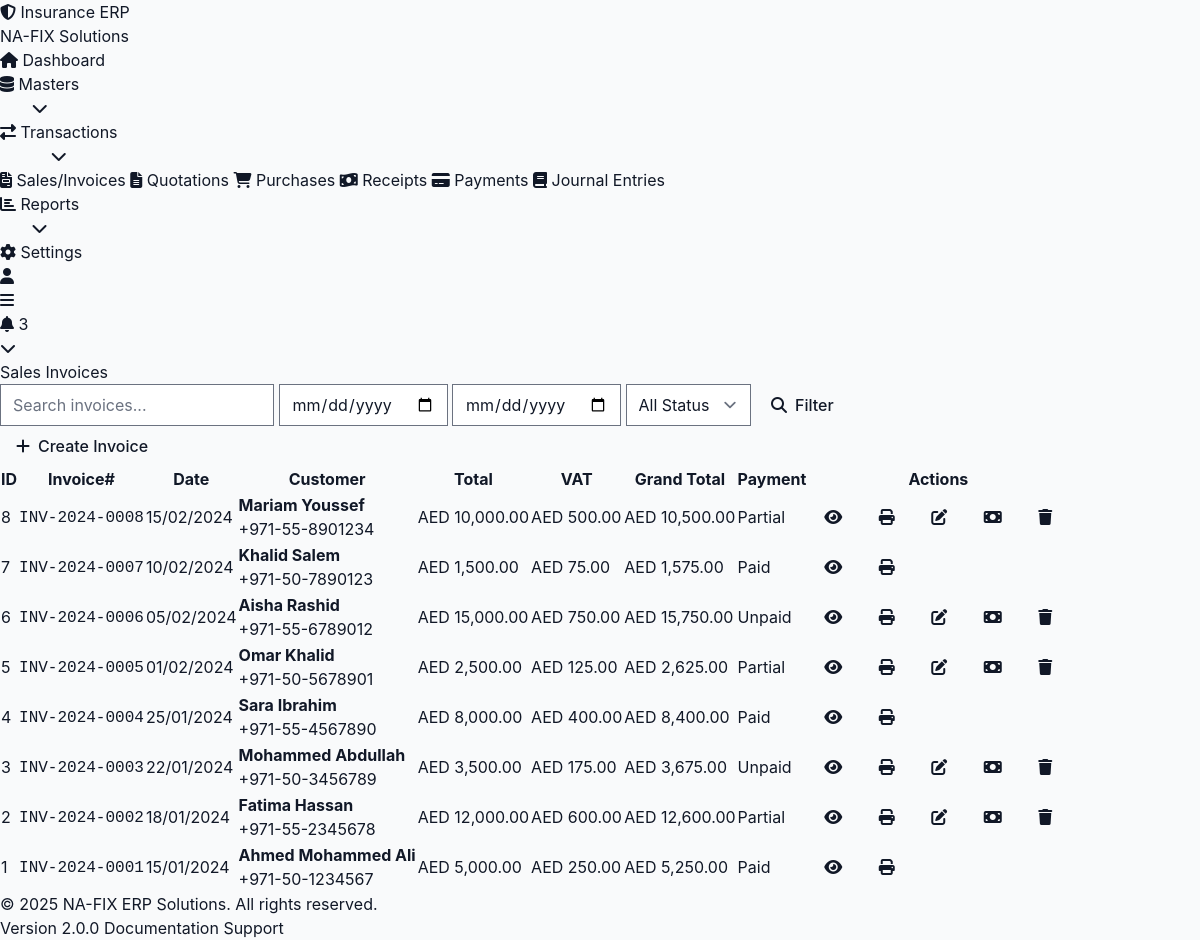
Page /index.php/sales on the committed database.
### tables this page shows
CREATE TABLE IF NOT EXISTS `invoice` (
  `invoice_id` int(11) NOT NULL AUTO_INCREMENT,
  `invoice` varchar(100) NOT NULL,
  `customer_id` int(11) NOT NULL,
  `date` date NOT NULL,
  `total` decimal(15,2) NOT NULL,
  `vat` decimal(15,2) DEFAULT 0.00,
  `grand_total` decimal(15,2) NOT NULL,
  `payment_status` enum('unpaid','partial','paid') DEFAULT 'unpaid',
  `broker_id` int(11) DEFAULT NULL,
  `agent_id` int(11) DEFAULT NULL,
  `sales_by` int(11) DEFAULT NULL,
  `created_at` timestamp DEFAULT CURRENT_TIMESTAMP,
  PRIMARY KEY (`invoice_id`),
  UNIQUE KEY `invoice` (`invoice`),
  KEY `customer_id` (`customer_id`),
  KEY `date` (`date`)
);

CREATE TABLE IF NOT EXISTS `customer_information` (
  `customer_id` int(11) NOT NULL AUTO_INCREMENT,
  `customer_name` varchar(255) NOT NULL,
  `customer_mobile` varchar(20) NOT NULL,
  `customer_email` varchar(100) DEFAULT NULL,
  `customer_address_1` text,
  `customer_address_2` text,
  `city` varchar(100) DEFAULT NULL,
  `state` varchar(100) DEFAULT NULL,
  `zip` varchar(20) DEFAULT NULL,
  `country` varchar(100) DEFAULT NULL,
  `contact` varchar(100) DEFAULT NULL,
  `credit_limit` decimal(15,2) DEFAULT 0.00,
  `status` tinyint(1) DEFAULT 1,
  PRIMARY KEY (`customer_id`),
  KEY `customer_mobile` (`customer_mobile`)
);

### application/controllers/Sales.php (called while the page is built, shortened)
<?php
class Sales extends CI_Controller {
    public function __construct() {
        $this->load->model('Invoice_model');
        $this->load->model('Customer_model');
        $this->load->model('Product_model');
    }
    public function index() {
        $per_page = 25;
        $page = $this->input->get('page') ?? 1;
        $search = $this->input->get('search') ?? '';
        $payment_status = $this->input->get('payment_status') ?? '';
        $from_date = $this->input->get('from_date') ?? '';
        $to_date = $this->input->get('to_date') ?? '';
        $filters = [
            'payment_status' => $payment_status,
            'from_date' => $from_date,
            'to_date' => $to_date
        ];
        $result = $this->Invoice_model->get_paginated($per_page, $page, $search, $filters);
        $data = [
            'page_title' => 'Sales Invoices',
            'active_menu' => 'sales',
            'main_content' => 'sales/index',
            'invoices' => $result->data,
            'pagination' => $result,
            'search' => $search,
            'payment_status' => $payment_status,
            'from_date' => $from_date,
            'to_date' => $to_date
        ];
        $this->load->view('templates/modern_layout', $data);
    }
}

### index.php (called while the page is built, shortened)
<?php
require_once BASEPATH.'core/CodeIgniter.php';

### application/models/Invoice_model.php (called while the page is built, shortened)
<?php
class Invoice_model extends MY_Model {
    protected $table = 'invoice';
    public function get_paginated($per_page = 25, $page = 1, $search = '', $filters = []) {
        $offset = ($page - 1) * $per_page;
        $this->db->select('i.*, c.customer_name, c.customer_mobile');
        $this->db->from($this->table . ' i');
        $this->db->join('customer_information c', 'i.customer_id = c.customer_id', 'left');
        $total = $this->db->count_all_results('', false);
        $this->db->limit($per_page, $offset);
        $this->db->order_by('i.date', 'DESC');
        $data = $this->db->get()->result();
        return (object) [
            'data' => $data,
            'total' => $total,
            'per_page' => $per_page,
            'current_page' => $page,
            'total_pages' => ceil($total / $per_page)
        ];
    }
}

### application/views/sales/index.php (the view, shortened to what this page needs)
<div class="flex flex-col md:flex-row justify-between items-start md:items-center gap-4 mb-6">
    <div class="flex gap-4 w-full md:w-auto">
        <form method="get" action="<?php echo base_url('sales'); ?>" class="flex gap-2 flex-wrap">
            <input type="text"
                   name="search"
                   value="<?php echo htmlspecialchars($search); ?>"
                   placeholder="Search invoices..."
                   class="px-4 py-2 border border-gray-300 rounded-lg focus:ring-2 focus:ring-primary-500">
            <input type="date"
                   name="from_date"
                   value="<?php echo $from_date; ?>"
                   class="px-4 py-2 border border-gray-300 rounded-lg">
            <input type="date"
                   name="to_date"
                   value="<?php echo $to_date; ?>"
                   class="px-4 py-2 border border-gray-300 rounded-lg">
            <select name="payment_status" class="px-4 py-2 border border-gray-300 rounded-lg">
                <option value="">All Status</option>
            </select>
            <button type="submit" class="btn btn-secondary">
                <i class="fas fa-search"></i> Filter
            </button>
        </form>
    </div>
    <div class="flex gap-2">
        <a href="<?php echo base_url('sales/add'); ?>" class="btn btn-primary">
            <i class="fas fa-plus"></i> Create Invoice
        </a>
    </div>
</div>
<div class="overflow-x-auto">
        <?php if (empty($invoices)): ?>
            <tr>
                <td colspan="9" class="text-center py-8 text-gray-500">
                    <i class="fas fa-file-invoice text-4xl mb-2"></i>
                    <p>No invoices found</p>
                    <?php if ($search || $payment_status): ?>
                        <a href="<?php echo base_url('sales'); ?>" class="text-primary-600 hover:underline">View all invoices</a>
                    <?php endif; ?>
                </td>
            </tr>
        <?php else: ?>
            <?php foreach ($invoices as $inv): ?>
                <tr>
                    <td><?php echo $inv->invoice_id; ?></td>
                    <td>
                        <code class="text-sm font-semibold bg-gray-100 px-2 py-1 rounded">
                            <?php echo htmlspecialchars($inv->invoice); ?>
                        </code>
                    </td>
                    <td><?php echo format_date($inv->date); ?></td>
                    <td>
                        <strong><?php echo htmlspecialchars($inv->customer_name ?? 'N/A'); ?></strong>
                        <br>
                        <span class="text-sm text-gray-600"><?php echo htmlspecialchars($inv->customer_mobile ?? ''); ?></span>
                    </td>
                    <td><?php echo format_currency($inv->total); ?></td>
                    <td><?php echo format_currency($inv->vat); ?></td>
                    <td class="font-semibold text-lg"><?php echo format_currency($inv->grand_total); ?></td>
                    <td>
                        <?php
                        $status = $inv->payment_status ?? 'unpaid';
                        if ($status == 'paid') {
                            echo '<span class="badge badge-success">Paid</span>';
                        } elseif ($status == 'partial') {
                            echo '<span class="badge badge-warning">Partial</span>';
                        } else {
                            echo '<span class="badge badge-danger">Unpaid</span>';
                        }
                        ?>
                    </td>
                    <td>
                        <div class="flex gap-2">
                            <a href="<?php echo base_url('sales/view/' . $inv->invoice_id); ?>"
                               class="btn btn-sm btn-info" title="View">
                                <i class="fas fa-eye"></i>
                            </a>
                            <a href="<?php echo base_url('sales/print_invoice/' . $inv->invoice_id); ?>"
                               class="btn btn-sm btn-secondary" title="Print" target="_blank">
                                <i class="fas fa-print"></i>
                            </a>
                            <?php if ($status != 'paid'): ?>
                                <a href="<?php echo base_url('sales/edit/' . $inv->invoice_id); ?>"
                                   class="btn btn-sm btn-primary" title="Edit">
                                    <i class="fas fa-edit"></i>
                                </a>
                                <a href="<?php echo base_url('receipts/add?invoice_id=' . $inv->invoice_id); ?>"
                                   class="btn btn-sm btn-success" title="Add Receipt">
                                    <i class="fas fa-money-bill"></i>
                                </a>
                                <button onclick="confirmDelete(<?php echo $inv->invoice_id; ?>, '<?php echo addslashes($inv->invoice); ?>')"
                                        class="btn btn-sm btn-danger" title="Delete">
                                    <i class="fas fa-trash"></i>
                                </button>
                            <?php endif; ?>
                        </div>
                    </td>
                </tr>
            <?php endforeach; ?>
        <?php endif; ?>
</div>

### rows in the picture
invoice: invoice_id "8", invoice "INV-2024-0008", date "15/02/2024", customer.customer_name "Mariam Youssef", customer.customer_mobile "+971-55-8901234", total "AED 10,000.00", vat "AED 500.00", grand_total "AED 10,500.00", payment_status "Partial"
invoice: invoice_id "7", invoice "INV-2024-0007", date "10/02/2024", customer.customer_name "Khalid Salem", customer.customer_mobile "+971-50-7890123", total "AED 1,500.00", vat "AED 75.00", grand_total "AED 1,575.00", payment_status "Paid"
invoice: invoice_id "6", invoice "INV-2024-0006", date "05/02/2024", customer.customer_name "Aisha Rashid", customer.customer_mobile "+971-55-6789012", total "AED 15,000.00", vat "AED 750.00", grand_total "AED 15,750.00", payment_status "Unpaid"
invoice: invoice_id "5", invoice "INV-2024-0005", date "01/02/2024", customer.customer_name "Omar Khalid", customer.customer_mobile "+971-50-5678901", total "AED 2,500.00", vat "AED 125.00", grand_total "AED 2,625.00", payment_status "Partial"
invoice: invoice_id "4", invoice "INV-2024-0004", date "25/01/2024", customer.customer_name "Sara Ibrahim", customer.customer_mobile "+971-55-4567890", total "AED 8,000.00", vat "AED 400.00", grand_total "AED 8,400.00", payment_status "Paid"
invoice: invoice_id "3", invoice "INV-2024-0003", date "22/01/2024", customer.customer_name "Mohammed Abdullah", customer.customer_mobile "+971-50-3456789", total "AED 3,500.00", vat "AED 175.00", grand_total "AED 3,675.00", payment_status "Unpaid"
invoice: invoice_id "2", invoice "INV-2024-0002", date "18/01/2024", customer.customer_name "Fatima Hassan", customer.customer_mobile "+971-55-2345678", total "AED 12,000.00", vat "AED 600.00", grand_total "AED 12,600.00", payment_status "Partial"
invoice: invoice_id "1", invoice "INV-2024-0001", date "15/01/2024", customer.customer_name "Ahmed Mohammed Ali", customer.customer_mobile "+971-50-1234567", total "AED 5,000.00", vat "AED 250.00", grand_total "AED 5,250.00", payment_status "Paid"

### other values in the picture
$title "Sales Invoices"
$header "ID"
$header "Invoice#"
$header "Date"
$header "Customer"
$header "Total"
$header "VAT"
$header "Grand Total"
$header "Payment"
$header "Actions"
